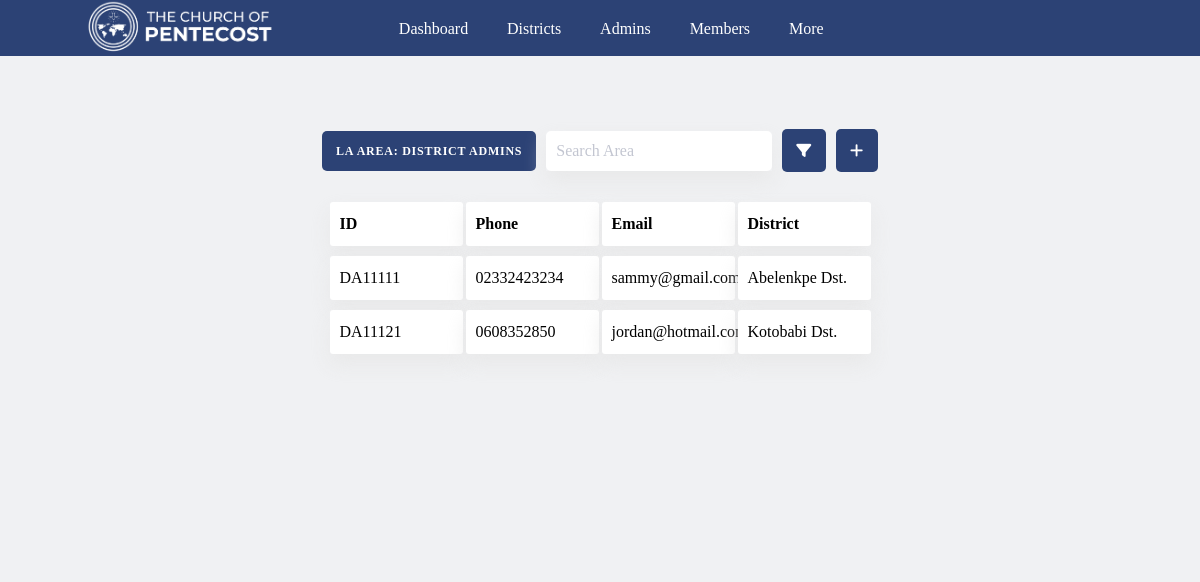
Page /area_admin/admins (signed in) on the committed database.
### thecop_app/models.py (models this page shows, shortened)
class AreaAdmin(models.Model):
    id = models.TextField(primary_key=True)
    phone = models.TextField()
    email = models.TextField()
    password = models.TextField()
    area = models.ForeignKey(Area, on_delete=models.CASCADE)

class Area(models.Model):
    nation = models.ForeignKey(Nation, on_delete=models.CASCADE)
    id = models.TextField(primary_key=True)
    name = models.TextField()
    location = models.TextField()
    def get_district_admins(self):
        admins = []
        for i in DistrictAdmin.objects.all():
            if i.district.area == self:
                admins.append(i)
        return admins

class DistrictAdmin(models.Model):
    id = models.TextField(primary_key=True)
    phone = models.TextField()
    email = models.TextField()
    password = models.TextField()
    district = models.ForeignKey(District, on_delete=models.CASCADE)

class District(models.Model):
    area = models.ForeignKey(Area, on_delete=models.CASCADE)
    id = models.TextField(primary_key=True)
    name = models.TextField()
    location = models.TextField()

### thecop_app/areaAdmin/views.py (the view)
# urls.py: path("admins", views.admins, name="areaAdmin_admins"),
def admins(request):
    active_admin = AreaAdmin.objects.get(pk=request.session.get('area_admin_id'))
    context = {
        "admins": DistrictAdmin.objects.all(),
        "admin": active_admin,
        "announcements": active_admin.area.areaannouncement_set.all(),
        "events": active_admin.area.areaevent_set.all()
    }
    return render(request, 'thecop_app/areaAdmin/admins.html', context)

### thecop_app/templates/thecop_app/areaAdmin/admins.html (shortened to what this page needs)
<!DOCTYPE html>
{% load static %}
<html lang="en">
  <head>
    <link rel="stylesheet" href="{% static 'thecop_app/CSS/index.css' %}" />
    <link rel="stylesheet" href="{% static 'thecop_app/CSS/ananse.css' %}" />
      <link rel="stylesheet" href="{% static 'thecop_app/CSS/fa/allicons.css' %}">
    <link rel="stylesheet" href="{% static 'thecop_app/CSS/fa/icons.css' %}">
</head>
<body>
<header class="grid-header">
      <div class="logo">
          <img src="{% static 'thecop_app/images/The-Church-Of-Pentecost.png' %}" width=200/>
      </div>
      <div class="mid-div">
              <div class="nav-btn" onclick="window.open('{% url 'areaAdmin_home' %}', '_self')">
                  <i class="fa-thin fa-gauge"></i>
                  <span>Dashboard</span>
              </div>
            <div class="nav-btn" onclick="window.open('{% url 'areaAdmin_districts' %}', '_self')">
                  <i class="fa-thin fa-map"></i>
                  <span>Districts</span>
              </div>
          <div class="nav-btn" onclick="window.open('{% url 'areaAdmin_admins' %}', '_self')">
                      <i class="fa-thin fa-user-lock"></i>
                     <span>Admins</span>
              </div>
          <div class="nav-btn" onclick="window.open('{% url 'areaAdmin_members' %}', '_self')">
                  <i class="fa-thin fa-users"></i>
                 <span>Members</span>
          </div>
          <div class="nav-btn" onclick="window.open('{% url 'copAdmin_members' %}', '_self')">
                  <i class="fa-thin fa-caret-down"></i>
                 <span>More</span>
          </div>
      </div>
</header>
<br><br><br>
<appbody style=" background-color: #f0f1f3 !important;">
    <div class="func-bar">
        <div class="tag">{{admin.area.name}} Area: District Admins</div>
        <div class="search-div">
            <input type="search" placeholder="Search Area">
        </div>
        <div class="tag"><i class="fa-thin fa-filter" style="font-size: 15px; font-weight:bold"></i></div>
        <div class="tag" onclick="openForm('form-admin')"><i class="fa-thin fa-add" style="font-size: 15px; font-weight:bold"></i></div>
    </div>
    <div class="custom-table-001">
        <div class="row">
            <div class="cell"><b>ID</b></div>
            <div class="cell"><b>Phone</b></div>
            <div class="cell"><b>Email</b></div>
            <div class="cell"><b>District</b></div>
        </div>
        {% for ad in admin.area.get_district_admins %}
        <div class="row">
            <div class="cell">{{ ad.id }}</div>
            <div class="cell">{{ ad.phone }}</div>
            <div class="cell">{{ ad.email }}</div>
            <div class="cell">{{ ad.district.name}} Dst.</div>
        </div>
        {% endfor %}
    </div>
</appbody>
</body>
</html>

### thecop_app/static/thecop_app/CSS/index.css (style rules this page uses)
* { padding: 0; margin: 0; box-sizing: border-box; font-family: "Raleway", sans-serif; }
body { background-color: #f0f1f3; overflow-x: hidden; }
.grid-header { z-index: 99; position: fixed; width: 100%; display: grid; grid-template-columns: 30% 40% 30%; align-items: center; height: 3.5em; background: #2C4275; top: 0; }
.grid-header div.logo { display: flex; flex-direction: row; align-items: center;justify-content: space-evenly; }
.grid-header div.mid-div { display: flex; flex-direction: row; align-items: center;justify-content: space-evenly; }
.grid-header div.mid-div div.nav-btn { display: flex; flex-direction: row; align-items: center; gap: 10px; color: #FFFFFF; cursor: pointer; }
.custom-table-001 { flex-direction: column; display: flex; gap: 10px; align-items: center; justify-content: center; }
.custom-table-001 .row { display: flex; flex-direction: row; gap: 3px; }
.custom-table-001 .row .cell { padding: 10px 10px; width: 133px; display: grid; text-align: left; background: white; align-items: center; box-shadow: 0px 10px 20px 0px rgba(229, 229, 229, 0.75); border-radius: 3px; }
.func-bar { flex-direction: row; display: flex; gap: 10px; align-items: center; justify-content: center; margin: 0 0 30px 0; }
.func-bar .tag { padding: 14px; border-radius: 5px; background-color: #2C4275; color: white; }
.func-bar .search-div { height: 40px; box-shadow: 0px 10px 20px 0px rgba(229, 229, 229, 0.75); }
.func-bar .search-div input { width: 100%; height: 100%; border-radius: 5px; border: 0px solid #2C4275; padding: 0 10px; }

### thecop_app/static/thecop_app/CSS/ananse.css (style rules this page uses)
* { font-family: 'calibri'; }
:root { --color-one: gold ; --color-two: #e91e63; --shadow: 0px 1px 5px -2px #9b8c8c; }
body { overflow-x: hidden; }
appbody { width: 100%; margin: 57px 0 100px 0; position: absolute; left: 0; padding-bottom: 200px; z-index: 0; }

### thecop_app/templates/thecop_app/areaAdmin/admins.html (style rules this page uses)
body { font-family:calibri }

### rows in the picture
AreaAdmin: area.name "LA"
DistrictAdmin: id "DA11111", phone "02332423234", email "sammy@gmail.com", district.name "Abelenkpe"
DistrictAdmin: id "DA11121", phone "0608352850", email "jordan@hotmail.com", district.name "Kotobabi"
